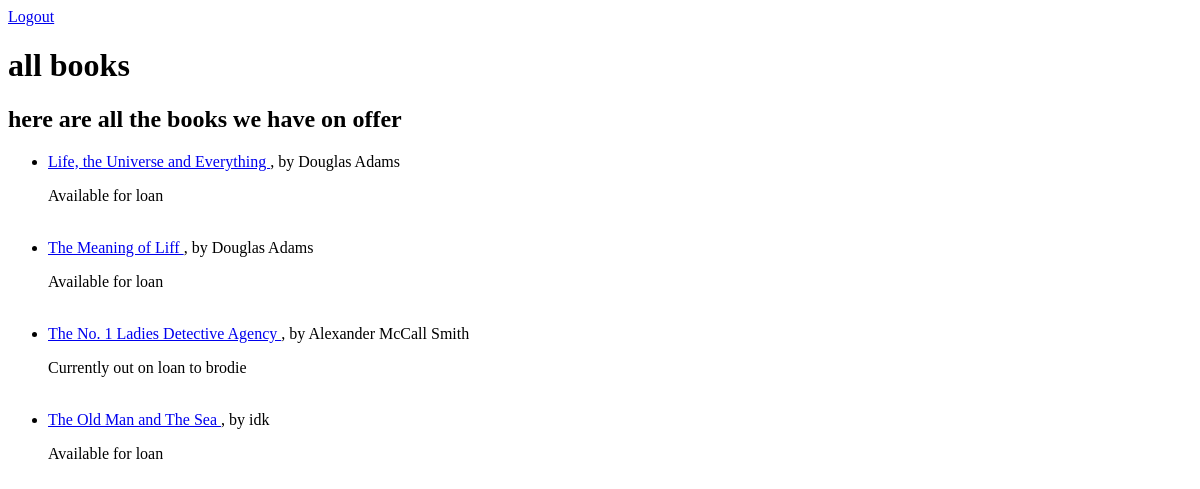
Page /library/showall/ (signed in) on the earlier database version.
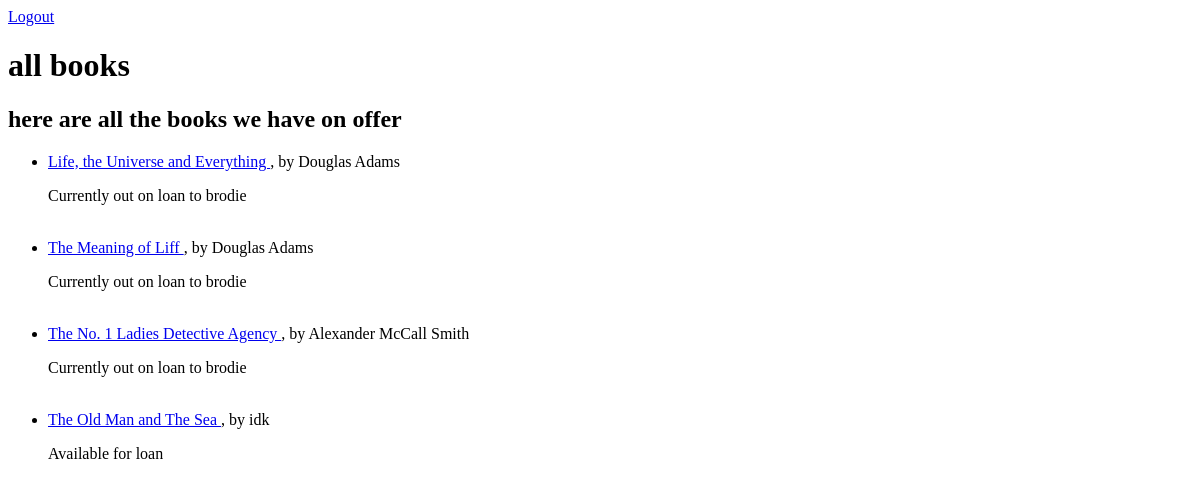
Same page on the later database version.
### library/models.py (models this page shows)
class Book(models.Model):
    id = models.IntegerField(primary_key=True)
    title = models.CharField(max_length=100)
    author = models.CharField(max_length=100)
    borrower = models.ForeignKey(User, null=True, on_delete=models.SET_NULL)

### library/views.py (the view)
# urls.py: path('showall/', views.show, name='books-show'),
@login_required
def show(req):
    context = { 'books' : Book.objects.all() }
    return render(req, 'library/all-books.html',context)

### library/templates/library/all-books.html (shortened to what this page needs)
<!DOCTYPE html>
<html lang="en">
<head>
</head>
<body>
    <nav>
        {% if user.is_authenticated %}
            <a href="{% url 'logout' %}">Logout</a>
        {% else %}
            <a href="{% url 'login' %}">Login</a>
            <a href="{% url 'signup' %}">Signup</a>
        {% endif %}
    </nav>
    <h1>all books</h1>
    <h2>here are all the books we have on offer</h2>
    <ul>
        {% for book in books %}
        <li><a href="{%url 'books-showbyid' book.id%}">
            {{book.title}}
        </a>
        , by {{book.author}}</li>
        {% if not book.borrower %}
        <p>Available for loan</p>
        {% else %}
        <p>Currently out on loan to {{book.borrower}}</p>
        {% endif %}
        <br>
        {% endfor %}
    </ul>
</body>
</html>

Differences in the rows shown:
changed Book "Life, the Universe and Everything": borrower (not shown) → "brodie"; borrower_id "Available for loan" → "Currently out on loan to"
changed Book "The Meaning of Liff": borrower (not shown) → "brodie"; borrower_id "Available for loan" → "Currently out on loan to"
